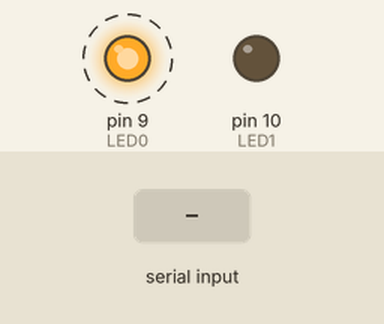
Recording of a sketch running on a simulated Arduino Uno, built with avr-gcc and run on an emulated ATmega328P. Shown: output pins drawn as LEDs (lit = HIGH). Dashed ring = blinking. The test bench sets the inputs (shaded band). What the sketch prints to the serial monitor is not drawn.

Above: at 1.26 s.
1.3 s: byte 30 received over Serial
4.3 s: byte 90 received over Serial
7.3 s: byte 120 received over Serial
Timing chart, 0 to 16.3 s (numbered marks = the images above; inputs shaded):
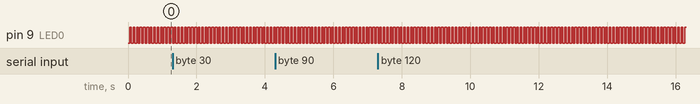

The sketch:

UART_Slave__Low_Level.ino
```cpp
#define LED0 9
#define LED1 10

void setup() {
	pinMode(LED0, OUTPUT);
	pinMode(LED1, OUTPUT);
	digitalWrite(LED0, 0);
	digitalWrite(LED1, 0);

	Serial.begin(9600);
}

void loop() {
	// Read one byte from Master.
	if(Serial.available()) {
		char rxd = Serial.read();

		// Blinking LED1 indicate Rx works.
		digitalWrite(LED1, rxd & 1);

		// Loop it back to Master.
		Serial.write(rxd);
	}

	delay(50); // [ms]

	static uint8_t slave_cnt = 0;
	slave_cnt++;
	// Blinking LED0 indicate Slave.
	digitalWrite(LED0, slave_cnt & 1);
}
```

Measured:
- by itself, pin 9 (LED0): alternates HIGH for 0.05 s and LOW for 0.05 s
